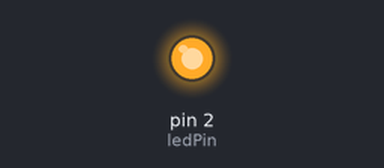
This sketch was run on a simulated Arduino Uno, built with avr-gcc and run on an emulated ATmega328P. Parts: output pins drawn as LEDs (lit = HIGH).

Above: at 1.5 s.
At 3.5 s:
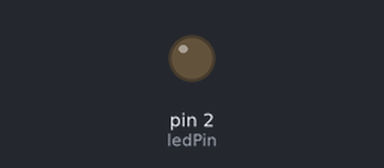
Timing chart, 0 to 5.2 s (numbered marks = the images above):
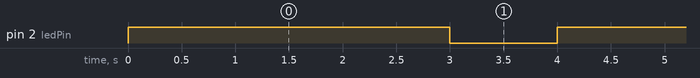

The sketch:

exercise_1.ino
```cpp
/*
  Exercise 1: blink an externally connected LED
*/

int ledPin = 2;  // pin the LED is connected to

// the setup function runs once when you press reset or power the board
void setup() {
  // initialize digital pin LED_BUILTIN as an output.
  pinMode(ledPin, OUTPUT);  // set up pin as output
}

// the loop function runs over and over again forever
void loop() {
  digitalWrite(ledPin, HIGH);  // turn on LED
  delay(3000);  // wait 3 seconds
  digitalWrite(ledPin, LOW);  // turn LED off
  delay(1000);  // wait for a second
}
```

Measured:
- by itself, pin 2 (ledPin): alternates HIGH for 3.0 s and LOW for 1.0 s
